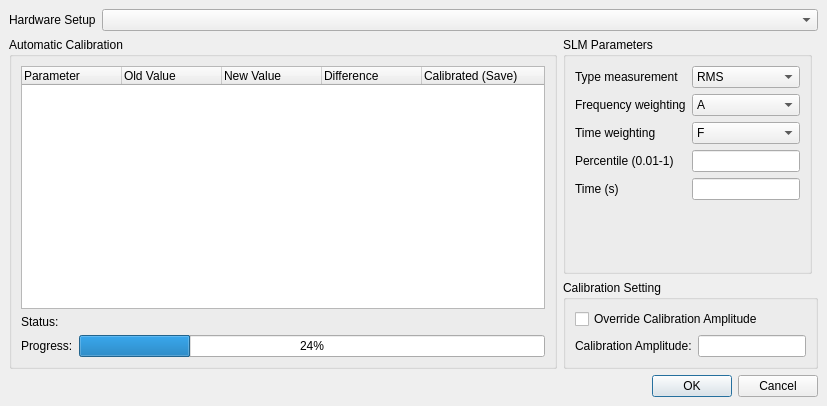
<ui version="4.0" >
 <class>AutoCalibrationDialog</class>
 <widget class="QDialog" name="AutoCalibrationDialog" >
  <property name="geometry" >
   <rect>
    <x>0</x>
    <y>0</y>
    <width>827</width>
    <height>406</height>
   </rect>
  </property>
  <property name="windowTitle" >
   <string>Auto Parameter Calibration</string>
  </property>
  <layout class="QVBoxLayout" >
   <property name="spacing" >
    <number>6</number>
   </property>
   <property name="leftMargin" >
    <number>9</number>
   </property>
   <property name="topMargin" >
    <number>9</number>
   </property>
   <property name="rightMargin" >
    <number>9</number>
   </property>
   <property name="bottomMargin" >
    <number>9</number>
   </property>
   <item>
    <layout class="QHBoxLayout" >
     <property name="spacing" >
      <number>6</number>
     </property>
     <property name="leftMargin" >
      <number>0</number>
     </property>
     <property name="topMargin" >
      <number>0</number>
     </property>
     <property name="rightMargin" >
      <number>0</number>
     </property>
     <property name="bottomMargin" >
      <number>0</number>
     </property>
     <item>
      <widget class="QLabel" name="label_2" >
       <property name="sizePolicy" >
        <sizepolicy vsizetype="Fixed" hsizetype="Fixed" >
         <horstretch>0</horstretch>
         <verstretch>0</verstretch>
        </sizepolicy>
       </property>
       <property name="text" >
        <string>Hardware Setup</string>
       </property>
      </widget>
     </item>
     <item>
      <widget class="QComboBox" name="hardware" >
       <property name="sizePolicy" >
        <sizepolicy vsizetype="Fixed" hsizetype="Preferred" >
         <horstretch>0</horstretch>
         <verstretch>0</verstretch>
        </sizepolicy>
       </property>
      </widget>
     </item>
    </layout>
   </item>
   <item>
    <layout class="QHBoxLayout" >
     <property name="spacing" >
      <number>6</number>
     </property>
     <property name="leftMargin" >
      <number>0</number>
     </property>
     <property name="topMargin" >
      <number>0</number>
     </property>
     <property name="rightMargin" >
      <number>0</number>
     </property>
     <property name="bottomMargin" >
      <number>0</number>
     </property>
     <item>
      <widget class="QGroupBox" name="groupBox_6" >
       <property name="title" >
        <string>Automatic Calibration</string>
       </property>
       <layout class="QVBoxLayout" >
        <property name="spacing" >
         <number>6</number>
        </property>
        <property name="leftMargin" >
         <number>9</number>
        </property>
        <property name="topMargin" >
         <number>9</number>
        </property>
        <property name="rightMargin" >
         <number>9</number>
        </property>
        <property name="bottomMargin" >
         <number>9</number>
        </property>
        <item>
         <widget class="QTreeWidget" name="parameterTree" >
          <column>
           <property name="text" >
            <string>Parameter</string>
           </property>
          </column>
          <column>
           <property name="text" >
            <string>Old Value</string>
           </property>
          </column>
          <column>
           <property name="text" >
            <string>New Value</string>
           </property>
          </column>
          <column>
           <property name="text" >
            <string>Difference</string>
           </property>
          </column>
          <column>
           <property name="text" >
            <string>Calibrated (Save)</string>
           </property>
          </column>
         </widget>
        </item>
        <item>
         <layout class="QHBoxLayout" >
          <property name="spacing" >
           <number>6</number>
          </property>
          <property name="leftMargin" >
           <number>0</number>
          </property>
          <property name="topMargin" >
           <number>0</number>
          </property>
          <property name="rightMargin" >
           <number>0</number>
          </property>
          <property name="bottomMargin" >
           <number>0</number>
          </property>
          <item>
           <widget class="QLabel" name="label33" >
            <property name="sizePolicy" >
             <sizepolicy vsizetype="Preferred" hsizetype="Fixed" >
              <horstretch>0</horstretch>
              <verstretch>0</verstretch>
             </sizepolicy>
            </property>
            <property name="text" >
             <string>Status:</string>
            </property>
           </widget>
          </item>
          <item>
           <widget class="QLabel" name="status" >
            <property name="text" >
             <string/>
            </property>
           </widget>
          </item>
         </layout>
        </item>
        <item>
         <layout class="QHBoxLayout" >
          <item>
           <widget class="QLabel" name="label_7" >
            <property name="sizePolicy" >
             <sizepolicy vsizetype="Preferred" hsizetype="Fixed" >
              <horstretch>0</horstretch>
              <verstretch>0</verstretch>
             </sizepolicy>
            </property>
            <property name="text" >
             <string>Progress:</string>
            </property>
           </widget>
          </item>
          <item>
           <widget class="QProgressBar" name="progressBar" >
            <property name="value" >
             <number>24</number>
            </property>
           </widget>
          </item>
         </layout>
        </item>
       </layout>
      </widget>
     </item>
     <item>
      <widget class="QWidget" native="1" name="advanced" >
       <layout class="QGridLayout" >
        <property name="leftMargin" >
         <number>0</number>
        </property>
        <property name="topMargin" >
         <number>0</number>
        </property>
        <property name="rightMargin" >
         <number>0</number>
        </property>
        <property name="bottomMargin" >
         <number>0</number>
        </property>
        <item row="1" column="0" >
         <widget class="QGroupBox" name="groupBox_3" >
          <property name="sizePolicy" >
           <sizepolicy vsizetype="Fixed" hsizetype="Preferred" >
            <horstretch>0</horstretch>
            <verstretch>1</verstretch>
           </sizepolicy>
          </property>
          <property name="title" >
           <string>Calibration Setting</string>
          </property>
          <layout class="QVBoxLayout" >
           <item>
            <widget class="QCheckBox" name="amplitudeCbox" >
             <property name="text" >
              <string>Override Calibration Amplitude</string>
             </property>
            </widget>
           </item>
           <item>
            <layout class="QHBoxLayout" >
             <property name="rightMargin" >
              <number>0</number>
             </property>
             <property name="bottomMargin" >
              <number>0</number>
             </property>
             <item>
              <widget class="QLabel" name="amplitudeLbl" >
               <property name="sizePolicy" >
                <sizepolicy vsizetype="Preferred" hsizetype="Fixed" >
                 <horstretch>0</horstretch>
                 <verstretch>0</verstretch>
                </sizepolicy>
               </property>
               <property name="minimumSize" >
                <size>
                 <width>110</width>
                 <height>0</height>
                </size>
               </property>
               <property name="text" >
                <string>Calibration Amplitude:</string>
               </property>
              </widget>
             </item>
             <item>
              <widget class="QLineEdit" name="amplitudeTxt" >
               <property name="sizePolicy" >
                <sizepolicy vsizetype="Preferred" hsizetype="Preferred" >
                 <horstretch>0</horstretch>
                 <verstretch>0</verstretch>
                </sizepolicy>
               </property>
              </widget>
             </item>
            </layout>
           </item>
          </layout>
         </widget>
        </item>
        <item row="0" column="0" >
         <widget class="QGroupBox" name="groupBox_2" >
          <property name="sizePolicy" >
           <sizepolicy vsizetype="Expanding" hsizetype="Fixed" >
            <horstretch>0</horstretch>
            <verstretch>0</verstretch>
           </sizepolicy>
          </property>
          <property name="minimumSize" >
           <size>
            <width>200</width>
            <height>0</height>
           </size>
          </property>
          <property name="title" >
           <string>SLM Parameters</string>
          </property>
          <layout class="QGridLayout" >
           <item row="0" column="0" >
            <widget class="QLabel" name="label" >
             <property name="sizePolicy" >
              <sizepolicy vsizetype="Preferred" hsizetype="Preferred" >
               <horstretch>0</horstretch>
               <verstretch>0</verstretch>
              </sizepolicy>
             </property>
             <property name="minimumSize" >
              <size>
               <width>110</width>
               <height>0</height>
              </size>
             </property>
             <property name="text" >
              <string>Type measurement</string>
             </property>
            </widget>
           </item>
           <item row="0" column="1" >
            <widget class="QComboBox" name="typeCbox" >
             <item>
              <property name="text" >
               <string>RMS</string>
              </property>
             </item>
             <item>
              <property name="text" >
               <string>Peak</string>
              </property>
             </item>
            </widget>
           </item>
           <item row="1" column="0" >
            <widget class="QLabel" name="label3" >
             <property name="minimumSize" >
              <size>
               <width>110</width>
               <height>0</height>
              </size>
             </property>
             <property name="text" >
              <string>Frequency weighting</string>
             </property>
            </widget>
           </item>
           <item row="1" column="1" >
            <widget class="QComboBox" name="freqCbox" >
             <item>
              <property name="text" >
               <string>A</string>
              </property>
             </item>
             <item>
              <property name="text" >
               <string>C</string>
              </property>
             </item>
             <item>
              <property name="text" >
               <string>Z</string>
              </property>
             </item>
            </widget>
           </item>
           <item row="2" column="0" >
            <widget class="QLabel" name="label4" >
             <property name="minimumSize" >
              <size>
               <width>110</width>
               <height>0</height>
              </size>
             </property>
             <property name="text" >
              <string>Time weighting</string>
             </property>
            </widget>
           </item>
           <item row="2" column="1" >
            <widget class="QComboBox" name="timeCbox" >
             <item>
              <property name="text" >
               <string>F</string>
              </property>
             </item>
             <item>
              <property name="text" >
               <string>S</string>
              </property>
             </item>
             <item>
              <property name="text" >
               <string>I</string>
              </property>
             </item>
            </widget>
           </item>
           <item row="3" column="0" >
            <widget class="QLabel" name="label5" >
             <property name="minimumSize" >
              <size>
               <width>110</width>
               <height>0</height>
              </size>
             </property>
             <property name="text" >
              <string>Percentile (0.01-1)</string>
             </property>
            </widget>
           </item>
           <item row="3" column="1" >
            <widget class="QLineEdit" name="percTxt" />
           </item>
           <item row="4" column="0" >
            <widget class="QLabel" name="label6" >
             <property name="minimumSize" >
              <size>
               <width>110</width>
               <height>0</height>
              </size>
             </property>
             <property name="text" >
              <string>Time (s)</string>
             </property>
            </widget>
           </item>
           <item row="4" column="1" >
            <widget class="QLineEdit" name="timeTxt" />
           </item>
           <item row="6" column="1" >
            <spacer>
             <property name="orientation" >
              <enum>Qt::Vertical</enum>
             </property>
             <property name="sizeHint" >
              <size>
               <width>0</width>
               <height>0</height>
              </size>
             </property>
            </spacer>
           </item>
          </layout>
         </widget>
        </item>
       </layout>
      </widget>
     </item>
    </layout>
   </item>
   <item>
    <widget class="QDialogButtonBox" name="buttonBox" >
     <property name="standardButtons" >
      <set>QDialogButtonBox::Cancel|QDialogButtonBox::NoButton|QDialogButtonBox::Ok</set>
     </property>
    </widget>
   </item>
  </layout>
 </widget>
 <resources/>
 <connections>
  <connection>
   <sender>buttonBox</sender>
   <signal>rejected()</signal>
   <receiver>AutoCalibrationDialog</receiver>
   <slot>reject()</slot>
   <hints>
    <hint type="sourcelabel" >
     <x>328</x>
     <y>420</y>
    </hint>
    <hint type="destinationlabel" >
     <x>328</x>
     <y>221</y>
    </hint>
   </hints>
  </connection>
  <connection>
   <sender>buttonBox</sender>
   <signal>accepted()</signal>
   <receiver>AutoCalibrationDialog</receiver>
   <slot>accept()</slot>
   <hints>
    <hint type="sourcelabel" >
     <x>328</x>
     <y>420</y>
    </hint>
    <hint type="destinationlabel" >
     <x>328</x>
     <y>221</y>
    </hint>
   </hints>
  </connection>
 </connections>
</ui>
